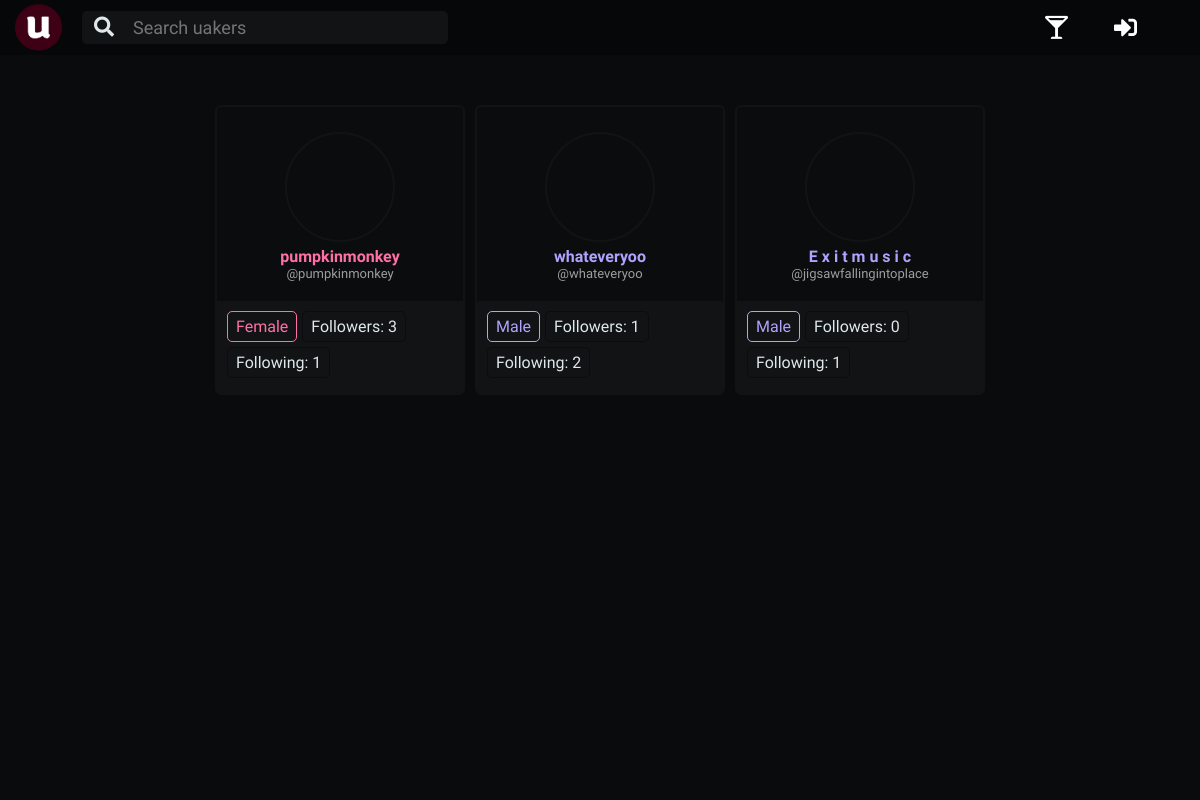
The page /profile/followed/quietest on the database its author committed.
### uprofile/models.py (models this page shows, shortened)
class FollowProfile(models.Model):
    follow_init             = models.ForeignKey(UserProfile, on_delete=models.CASCADE, related_name='follow_init')
    follow_rec              = models.ForeignKey(UserProfile, on_delete=models.CASCADE, related_name='follow_rec')
    follow_created_at      = models.DateTimeField(auto_now_add=True)

### home/models.py (models this page shows, shortened)
class UserProfile(AbstractUser):
    profile_nickname        = models.CharField(max_length=35)
    profile_year            = models.CharField(max_length=2, choices=YCHOICES)
    profile_sex             = models.CharField(max_length=1, choices=SCHOICES)
    profile_image           = models.CharField(max_length=700, blank=True)
    profile_slug            = models.SlugField(blank=True, max_length=900, unique=True)
    profile_song            = models.CharField(max_length=300, blank=True, null=True)
    def __init__(self, *args, **kwargs):
        self._meta.get_field(
            'username'
        ).validators[0] = CustomUsernameValidator()
        super().__init__(*args, **kwargs)

### uprofile/views.py (the view)
# urls.py: path('followed/<slug:profile_slug>', views.followed_view, name='followed_view'),
def followed_view(request, profile_slug):
    isuser = False
    user_profile = UserProfile.objects.get(profile_slug=profile_slug)
    if user_profile == request.user:
        isuser = True
    followed_by_profiles = FollowProfile.objects.filter(follow_rec=user_profile)
    context = {
        'user_profile': user_profile,
        'followed_by_profiles': followed_by_profiles,
        'isuser': isuser,
    }
    return render(request, 'uprofile/followed_view.html', context)

### uprofile/templatetags/follow_numbers.py (called while the page is built)
@register.filter(name='rec_followed_by')
def rec_followed_by(follow_user):
    return FollowProfile.objects.filter(follow_rec=follow_user).count()

@register.filter(name='rec_following')
def rec_following(follow_user):
    return FollowProfile.objects.filter(follow_init=follow_user).count()

### uprofile/templatetags/main_external_filters.py (called while the page is built)
@register.filter(name='m_or_f_color')
def m_or_f_color(user_profile):
    morf = False
    if user_profile.profile_sex is 'M':
        morf = 'lmi-m'
    elif user_profile.profile_sex is 'F':
        morf = 'lmi-f'
    else:
        morf = ''
    return morf

### uprofile/templates/uprofile/followed_view.html (shortened to what this page needs)
{% extends 'base.html' %}
{% load static %}
{% load follow_numbers %}
{% block css %}
  <link rel="stylesheet" href="{% static 'uprofile/css/follow_view.css' %}">
{% endblock %}
{% block body %}
  <div class="follow_container">
    {% if followed_by_profiles %}
    {% for follow in followed_by_profiles %}
    {% with follow_user=follow.follow_init %}
    {% include 'uprofile/follow_view_box.html' %}
    {% endwith %}
    {% endfor %}
    {% else %}
    <span class="no_follow_container">
      This user has no followers
    </span>
    {% endif %}
  </div>
  <div class="bg-overlayer">
  </div>
{% endblock %}

### uprofile/templates/uprofile/follow_view_box.html
{% load follow_numbers %}
{% load main_external_filters %}
<div class="follow_box">
  <div class="follow_upper">
    <div class="follow_photo_usr">
      <a href="{% url 'uprofile:profile_view' follow_user.profile_slug %}" class="follow_photo" style="background-image:url({{ follow_user.profile_image }})"></a>
      <p class="follow_usr {{follow_user|m_or_f_color}}">{{ follow_user.profile_nickname }}</p>
      <p class="follow_usr_username">@{{follow_user.username}}</p>
    </div>
  </div>
  <div class="follow_down">
    <span class="follow_down_hold {{follow_user|m_or_f_color}}">
      {{ follow_user.get_profile_sex_display }}
    </span>
    <span class="follow_down_hold">
      Followers:
      {{ follow_user|rec_followed_by }}
    </span>
    <span class="follow_down_hold">
      Following:
      {{ follow_user|rec_following }}
    </span>
  </div>
</div>

### home/static/base.css (style rules this page uses)
* { margin: 0; padding: 0; font-family: 'Oxygen', sans-serif; font-size: 16px; transition: all 0.2s ease-in-out; text-decoration: none; box-sizing: border-box; }
:root { --main-highlight-color: #ff0058; --main-highlight-color: #bc0041; --darker-highlight-color: #D9004B; --opaque-highlight-color: rgba(255, 0, 88, 0.6); --secondary-highlight-color: #ff4021; --main-background-color: #0B0C0D; --opaque-main-background-color: rgba(11, 12, 13, 0.8); --darker-background-color: #060708; --upto-darker-background-color: #09090A; --lighter-background-color: #111314; --main-text-color: #fefefe; --soothed-text-color: #DFE8EB; --opaque-text-color: rgba(255, 255, 255, 0.6); --female-main-color: #FF71A5; --male-main-color: #B1A2FF; --qa-main-color: #004A99; --confession-main-color: #08A6A4; --warning-main-color: #990016; }
body { background-color: var(--main-background-color); padding-top: 55px; }
a, a:link, a:visited, a:hover { text-decoration: none; }
.lmi-f { color: var(--female-main-color); }
.lmi-m { color: var(--male-main-color); }

### uprofile/static/uprofile/css/follow_view.css (style rules this page uses)
body { background-image: url('https://images.pexels.com/photos/1064136/pexels-photo-1064136.jpeg?auto=compress&cs=tinysrgb&dpr=2&h=650&w=940'); background-size: cover; background-position: bottom; background-attachment: fixed; }
.bg-overlayer { background-color: var(--main-background-color); opacity: 0.8; position: fixed; width: 100%; height: 100%; top: 0; left: 0; right: 0; bottom: 0; z-index: -1; }
.follow_container { display: flex; flex-direction: row; flex-wrap: wrap; box-sizing: border-box; padding: 50px; justify-content: center; }
.follow_box { width: 250px; background-color: var(--lighter-background-color); border-radius: 6px; border: 2px solid var(--lighter-background-color); overflow: hidden; margin: 0 5px; }
.follow_upper { background-color: var(--main-background-color); }
.follow_photo_usr { display: flex; justify-content: center; align-items: center; flex-direction: column; padding: 20px 60px; }
.follow_photo { height: 110px; width: 110px; border-radius: 55px; background-size: cover; background-position: center; margin: 5px; cursor: pointer; border: 2px solid var(--lighter-background-color); }
.follow_usr { color: var(--soothed-text-color); font-size: 16px; font-weight: 800; text-align: center; }
.follow_usr_username { color: var(--opaque-text-color); font-size: 13px; text-align: center; }
.follow_down { background-color: var(--lighter-background-color); padding: 10px; display: flex; flex-wrap: wrap; }
.follow_down_hold { padding: 5px 8px; border: 1px solid var(--main-background-color); color: var(--soothed-text-color); border-radius: 5px; margin-right: 5px; margin-bottom: 5px; }
.lmi-m { color: var(--male-main-color); border-color: var(--male-main-color); }
.lmi-f { color: var(--female-main-color); border-color: var(--female-main-color); }

### home/static/base850.css (style rules this page uses)
body { padding: 0px; }

### rows shown on the page
FollowProfile: follow_init.profile_nickname "pumpkinmonkey", follow_init.username "pumpkinmonkey", follow_init.profile_sex "Female", follow_init|rec_followed_by "3", follow_init|rec_following "1"
FollowProfile: follow_init.profile_nickname "whateveryoo", follow_init.username "whateveryoo", follow_init.profile_sex "Male", follow_init|rec_followed_by "1", follow_init|rec_following "2"
FollowProfile: follow_init.profile_nickname "E x i t m u s i c", follow_init.username "jigsawfallingintoplace", follow_init.profile_sex "Male", follow_init|rec_followed_by "0", follow_init|rec_following "1"
